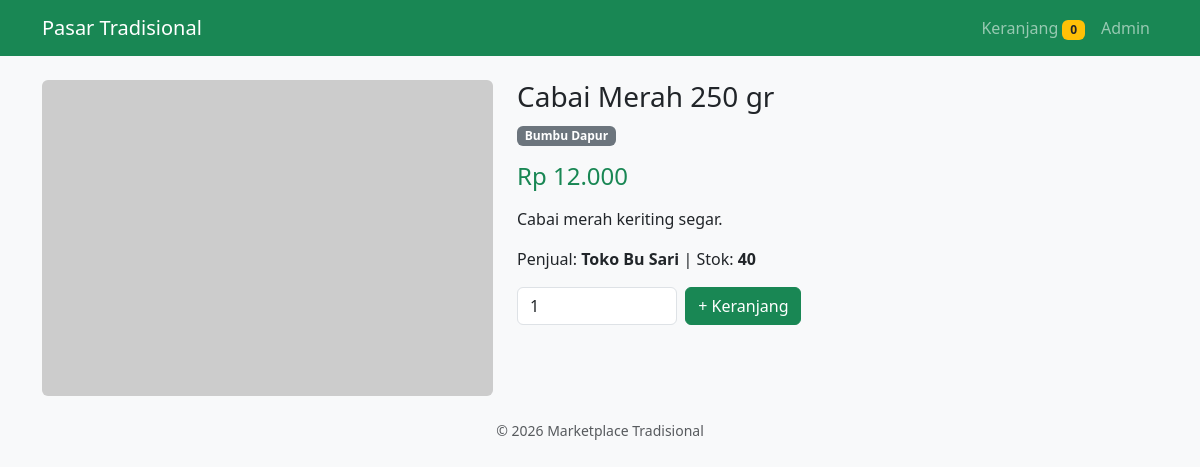
The app's page /produk_detail.php?id=3 with its own data.
### tables this page shows
CREATE TABLE produk(
 id_produk INT AUTO_INCREMENT PRIMARY KEY, id_kategori INT NOT NULL, id_penjual INT NOT NULL,
 nama VARCHAR(120) NOT NULL, deskripsi TEXT, harga DECIMAL(12,2) NOT NULL CHECK(harga>=0),
 stok INT NOT NULL DEFAULT 0 CHECK(stok>=0), gambar VARCHAR(255),
 FOREIGN KEY(id_kategori) REFERENCES kategori(id_kategori) ON UPDATE CASCADE,
 FOREIGN KEY(id_penjual) REFERENCES pengguna(id_pengguna) ON UPDATE CASCADE);

CREATE TABLE kategori(
 id_kategori INT AUTO_INCREMENT PRIMARY KEY, nama_kategori VARCHAR(60) NOT NULL UNIQUE);

CREATE TABLE pengguna(
 id_pengguna INT AUTO_INCREMENT PRIMARY KEY, nama VARCHAR(100) NOT NULL,
 email VARCHAR(100) NOT NULL UNIQUE, role ENUM('penjual','pembeli') NOT NULL DEFAULT 'pembeli');

### config.php (called while the page is built, shortened)
<?php
function e($s){ return htmlspecialchars((string)$s, ENT_QUOTES, 'UTF-8'); }
function rp($n){ return 'Rp '.number_format($n,0,',','.'); }

### produk_detail.php (the view)
<?php require 'config.php'; include 'header.php';
$id=(int)($_GET['id']??0);
$st=$db->prepare("SELECT p.*,k.nama_kategori,u.nama AS penjual FROM produk p JOIN kategori k ON k.id_kategori=p.id_kategori JOIN pengguna u ON u.id_pengguna=p.id_penjual WHERE p.id_produk=?");
$st->bind_param('i',$id); $st->execute(); $p=$st->get_result()->fetch_assoc();
if(!$p){ echo '<div class="alert alert-warning">Produk tidak ditemukan.</div>'; include 'footer.php'; exit; } ?>
<div class="row"><div class="col-md-5"><img class="img-fluid rounded" src="<?=e($p['gambar']?:'https://placehold.co/500x350?text=Produk')?>"></div>
<div class="col-md-7"><h3><?=e($p['nama'])?></h3><span class="badge bg-secondary"><?=e($p['nama_kategori'])?></span>
<h4 class="text-success my-3"><?=rp($p['harga'])?></h4><p><?=nl2br(e($p['deskripsi']))?></p>
<p>Penjual: <b><?=e($p['penjual'])?></b> | Stok: <b><?=$p['stok']?></b></p>
<?php if($p['stok']>0): ?><form method="post" action="keranjang.php" class="d-flex gap-2"><input type="hidden" name="aksi" value="tambah"><input type="hidden" name="id" value="<?=$p['id_produk']?>">
<input type="number" name="qty" value="1" min="1" max="<?=$p['stok']?>" class="form-control w-25"><button class="btn btn-success">+ Keranjang</button></form>
<?php else: ?><div class="alert alert-danger">Stok habis</div><?php endif; ?></div></div>
<?php include 'footer.php'; ?>

### records on screen
produk: nama "Cabai Merah 250 gr", id_kategori.nama_kategori "Bumbu Dapur", harga "Rp 12.000", deskripsi "Cabai merah keriting segar.", id_penjual.nama "Toko Bu Sari", stok "40"

### other values on screen
$jml "0"
